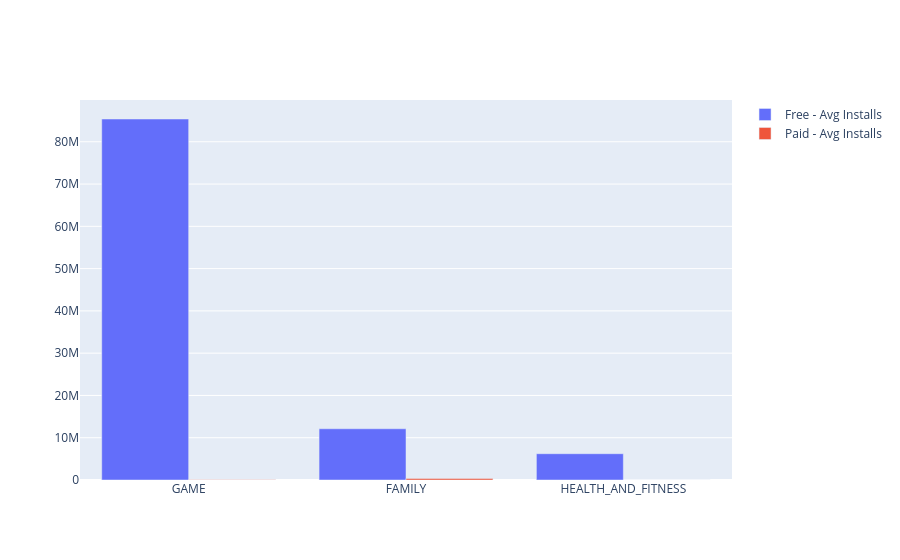

The code cell stored with this chart in its notebook:
### Code cell
# PAID : AVERAGE INSTALLS

fig6.add_trace(
    go.Bar(
        x=paid_df["Category"],
        y=paid_df["Average_Installs"],
        name="Paid - Avg Installs",
        offsetgroup="Paid",

        hovertemplate=
        "<b>Category:</b> %{x}<br>" +
        "<b>Type:</b> Paid<br>" +
        "<b>Average Installs:</b> %{y:,.0f}<extra></extra>"
    )
)

### Figure 1 — Plotly figure (JSON) as saved in the notebook; plotly's stock layout.template omitted (floating-point values rounded to 4 significant figures)
{"data": [{"hovertemplate": "<b>Category:</b> %{x}<br><b>Type:</b> Free<br><b>Average Installs:</b> %{y:,.0f}<extra></extra>", "name": "Free - Avg Installs", "offsetgroup": "Free", "type": "bar", "x": ["GAME", "FAMILY", "HEALTH_AND_FITNESS"], "y": [85390000.0, 12120000.0, 6218000.0]}, {"hovertemplate": "<b>Category:</b> %{x}<br><b>Type:</b> Paid<br><b>Average Installs:</b> %{y:,.0f}<extra></extra>", "name": "Paid - Avg Installs", "offsetgroup": "Paid", "type": "bar", "x": ["GAME", "FAMILY", "HEALTH_AND_FITNESS"], "y": [67140.0, 361700.0, 10000]}], "layout": {}}
